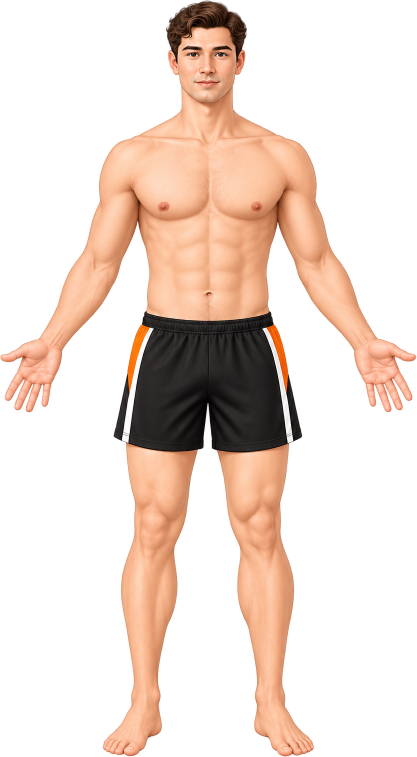
#> input picture images/body_log_male.png, 833 x 1513 px (shown at 1/2 size); its folder holds 4 pictures in this run
$ python clothes_mask.py ../images/body_log_female.png
#> lines starting #> are read from the running program, lines starting #| are printed output that depends on the picture; after the words box and inside, x2 and y2 are one past the last pixel; in counts of white or black regions, pixels touching at a corner belong together
"""Builds the outfit-colour layers in images/clothes/ from the body pictures.

Run from the project root after changing a body picture:

    python tool/clothes_mask.py [--preview DIR]

Needs Pillow, numpy and scipy. For each picture it finds the dark fabric of
the shorts and top (plus the orange top on the dark-skinned woman), and
writes a same-size PNG holding only that fabric as grey shading. The app
draws it over the picture tinted with the chosen outfit colour
(BlendMode.modulate), so folds and highlights survive the recolour. The
orange and white trim is left alone.
"""

import os
import sys

import numpy as np
from PIL import Image
from scipy import ndimage

ROOT = os.path.dirname(os.path.dirname(os.path.abspath(__file__)))

# Picture -> recolour the orange top too.
PICTURES = {
    'body_log_male': False,
    'body_log_female': False,
    'body_log_male_brown_skin': False,
    'body_log_female_brown_skin': False,
    'body_log_male_dark_skin': False,
    'body_log_female_dark_skin': True,
}


def smoothstep(e0, e1, x):
    t = np.clip((x - e0) / (e1 - e0), 0, 1)
    return t * t * (3 - 2 * t)


def build(name, orange_top):
#> called with name = 'body_log_male', orange_top = False
    im = np.asarray(Image.open(os.path.join(ROOT, 'images', name + '.png')).convert('RGBA')).astype(np.float32) / 255
    rgb, a = im[:, :, :3], im[:, :, 3]
    h, w = a.shape
#> h = 1513; w = 833
    mx, mn = rgb.max(axis=2), rgb.min(axis=2)
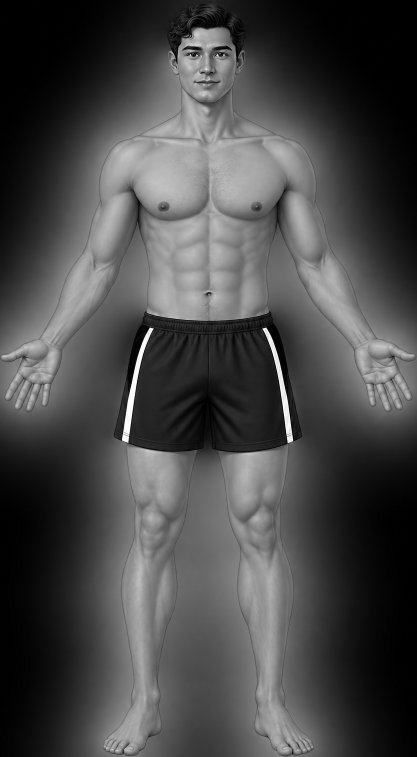
#> mn: shape (1513, 833) float32 (shown at 1/2 size); min 0, max 1, mean 0.282
    sat = np.where(mx > 0, (mx - mn) / np.maximum(mx, 1e-6), 0)
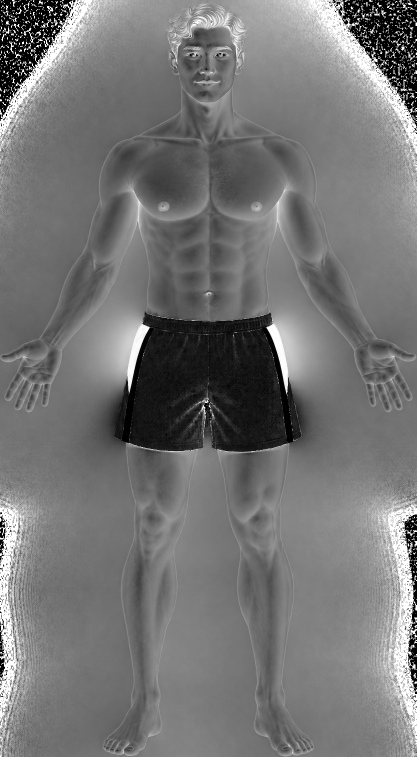
#> sat: shape (1513, 833) float32 (shown at 1/2 size); min 0, max 1, mean 0.459
    lum = rgb @ np.array([0.299, 0.587, 0.114], dtype=np.float32)
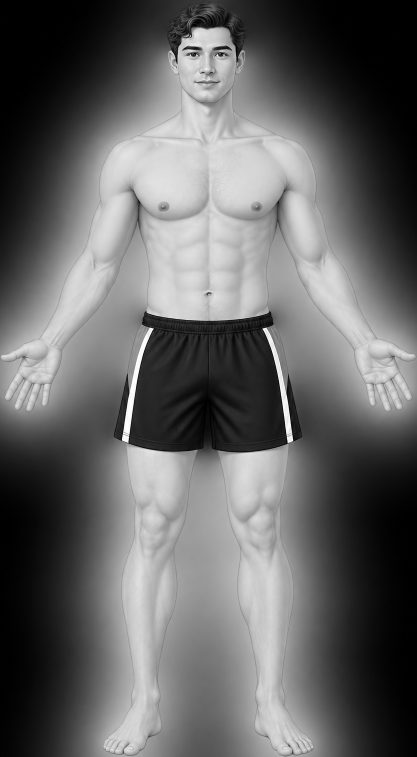
#> lum: shape (1513, 833) float32 (shown at 1/2 size); min 0, max 1, mean 0.396

    # Dark, colourless fabric. Soft edge so the tint blends into the trim.
    dark = smoothstep(0.42, 0.30, mx) * smoothstep(0.55, 0.35, sat) * a
#> call 2 of smoothstep, with e0 = 0.55, e1 = 0.35
#> in smoothstep (call 2), `return t * t * (3 - 2 * t)`:
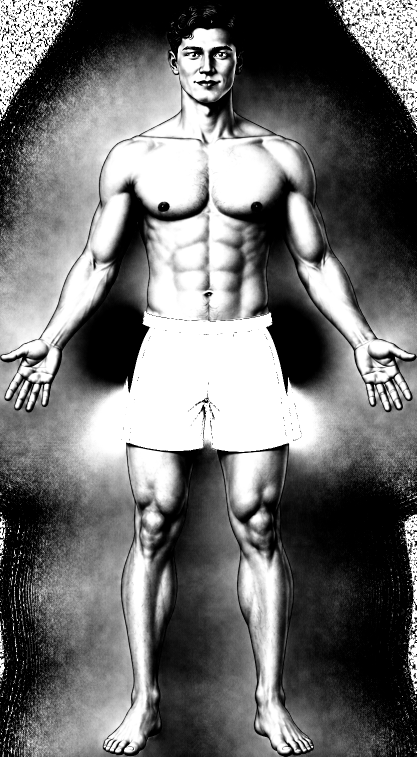
#> returned value: shape (1513, 833) float32 (shown at 1/2 size); min 0, max 1, mean 0.438
    # Orange fabric (only where asked): strongly saturated orange-red hue.
    # Seeds are the vivid orange of the top (skin is far less saturated);
    # the top is the biggest such blob, filled and widened to its darker,
    # shaded edges.
    orange = np.zeros_like(a)
    if orange_top:
        seed = (sat > 0.85) & (mx > 0.6) & (rgb[:, :, 1] > 0.2 * mx) & (rgb[:, :, 2] < 0.15)
        lab, n = ndimage.label(ndimage.binary_opening(seed, iterations=2))
        if n:
            sizes = ndimage.sum(seed, lab, range(1, n + 1))
            top_blob = ndimage.binary_fill_holes(lab == 1 + int(np.argmax(sizes)))
            near = ndimage.binary_dilation(top_blob, iterations=6)
            loose = (sat > 0.75) & (rgb[:, :, 2] < 0.2 * np.maximum(mx, 1e-6) + 0.05)
            orange = ((top_blob | (near & loose)).astype(np.float32)) * a

    # Keep only big blobs in the clothing band (drops hair, eyes, shadows).
    core = (dark > 0.5) | (orange > 0.5)
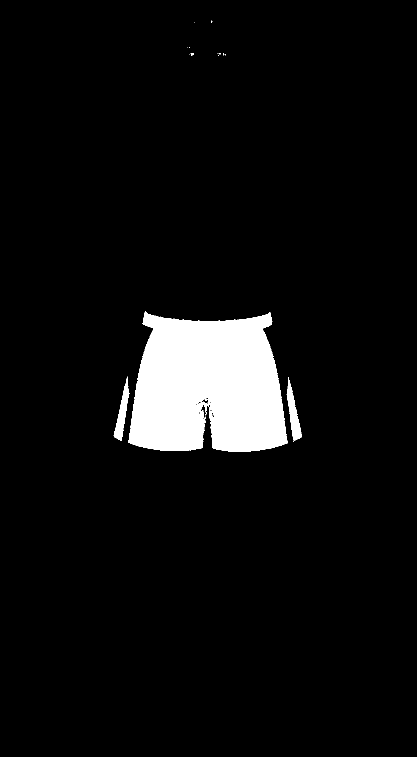
#> core: shape (1513, 833) bool (shown at 1/2 size); 5.9% white; 20 white regions (16 under 20 px), largest, box (x1, y1, x2, y2) and area: (257, 623, 575, 904) 71601, (573, 755, 604, 883) 1587, (227, 753, 259, 882) 1515, (381, 106, 388, 112) 20
    core = ndimage.binary_opening(core, iterations=1)
#> core: shape (1513, 833) bool; 5.9% white; 4 white regions (1 under 20 px), largest, box (x1, y1, x2, y2) and area: (257, 623, 575, 904) 71458, (574, 759, 604, 880) 1552, (227, 760, 259, 881) 1497
    labels, n = ndimage.label(core)
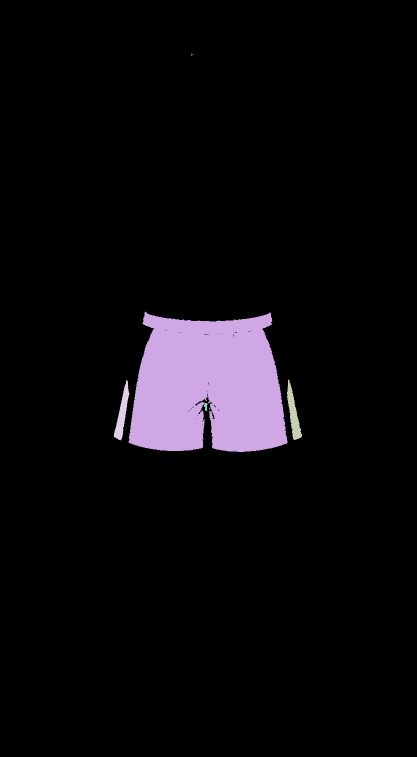
#> labels: shape (1513, 833) int32 (shown at 1/2 size); 7 distinct labels, from 0 to 6; one colour per label, 0 black
#> n = 6
    keep = np.zeros(n + 1, bool)
    ys = np.arange(h)[:, None].repeat(w, 1)
    for i, sl in enumerate(ndimage.find_objects(labels), start=1):
        size = (labels[sl] == i).sum()
        cy = ys[sl][labels[sl] == i].mean() / h
        top = sl[0].start / h
        if size > h * w * 0.0015 and 0.2 < cy < 0.75 and top > 0.17:
            keep[i] = True
#> this loop made 6 passes
#> (size, cy, top) on passes 1 to 6: (12, 0.072, 0.0707), (71377, 0.511, 0.412), (1552, 0.547, 0.502), (1497, 0.547, 0.502), (70, 0.537, 0.533), (11, 0.54, 0.539)
#> after the loop, keep = [False, False, True, False, False, False, False]
    region = keep[labels]
#> region: shape (1513, 833) bool; 5.7% white; 1 white region, box (x1, y1, x2, y2) and area: (257, 623, 575, 904) 71377
    region = ndimage.binary_dilation(region, iterations=3)
#> region: shape (1513, 833) bool; 6% white; 1 white region, box (x1, y1, x2, y2) and area: (254, 620, 578, 907) 75498
    alpha = np.maximum(dark, orange) * region
    # Orange trim on non-orange-top pictures stays; for the orange top,
    # keep its own trim (dark band) as fabric too.

    # Shading: black fabric is very dark, so stretch its lightness into a
    # usable range; orange fabric uses its own lightness.
    shade = np.where(orange > 0.5, 0.35 + 0.5 * lum, 0.42 + 2.2 * lum)
    shade = np.clip(shade, 0, 1)
    out = np.zeros((h, w, 4), np.float32)
    out[:, :, :3] = shade[:, :, None]
    out[:, :, 3] = alpha
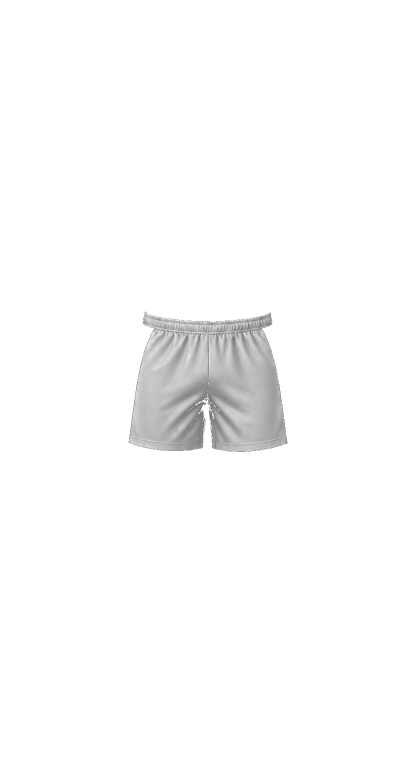
#> out: shape (1513, 833, 4) float32 (shown at 1/2 size); mean of channels 0, 1, 2, 3 0.848, 0.848, 0.848, 0.0563; transparent parts drawn white
    return (out * 255 + 0.5).astype(np.uint8)
#> returned value: shape (1513, 833, 4)


def main():
    preview = sys.argv[sys.argv.index('--preview') + 1] if '--preview' in sys.argv else None
    os.makedirs(os.path.join(ROOT, 'images', 'clothes'), exist_ok=True)
    for name, orange_top in PICTURES.items():
        layer = build(name, orange_top)
        Image.fromarray(layer, 'RGBA').save(os.path.join(ROOT, 'images', 'clothes', name + '.png'), optimize=True)
        if preview:
            base = Image.open(os.path.join(ROOT, 'images', name + '.png')).convert('RGBA')
            tiles = [base]
            for c in [(0x1E, 0x3A, 0x8A), (0xC0, 0x1F, 0x2E), (0x1F, 0x7A, 0x4D), (0xE0, 0x4E, 0x9A)]:
                f = layer.astype(np.float32) / 255
                tinted = f.copy()
                tinted[:, :, :3] *= np.array(c, np.float32) / 255
                im = base.copy()
                im.alpha_composite(Image.fromarray((tinted * 255).astype(np.uint8), 'RGBA'))
                tiles.append(im)
            H = 600
            tiles = [t.resize((int(t.width * H / t.height), H)) for t in tiles]
            sheet = Image.new('RGBA', (sum(t.width for t in tiles), H), (255, 255, 255, 255))
            x = 0
            for t in tiles:
                sheet.alpha_composite(t, (x, 0))
                x += t.width
            sheet.save(os.path.join(preview, name + '.png'))
#> pass 2 of the loop in main, `for name, orange_top in PICTURES.items():`:
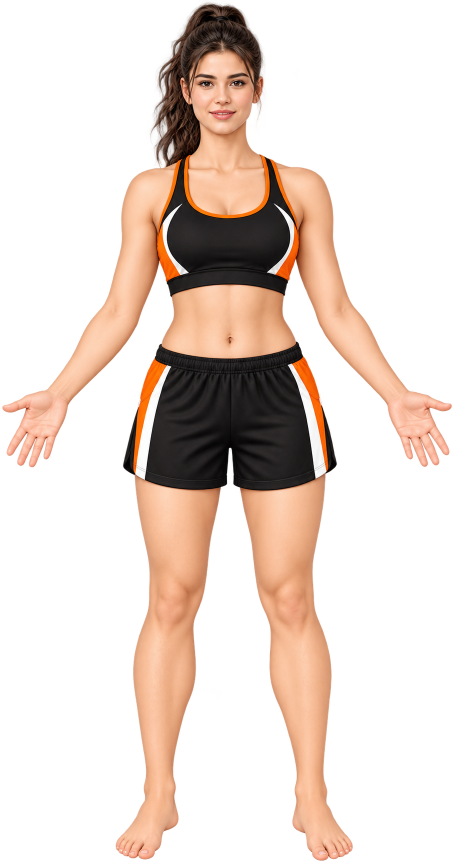
#> input picture images/body_log_female.png, 908 x 1732 px (shown at 1/2 size)
#> im: shape (1732, 908, 4) float32
#> rgb: shape (1732, 908, 3) float32
#> a: shape (1732, 908) float32
#> mx: shape (1732, 908) float32
#> mn: shape (1732, 908) float32
#> sat: shape (1732, 908) float32
#> lum: shape (1732, 908) float32
#> t: shape (1732, 908) float32
#> dark: shape (1732, 908) float32
#> in build (call 2), `labels, n = ndimage.label(core)`:
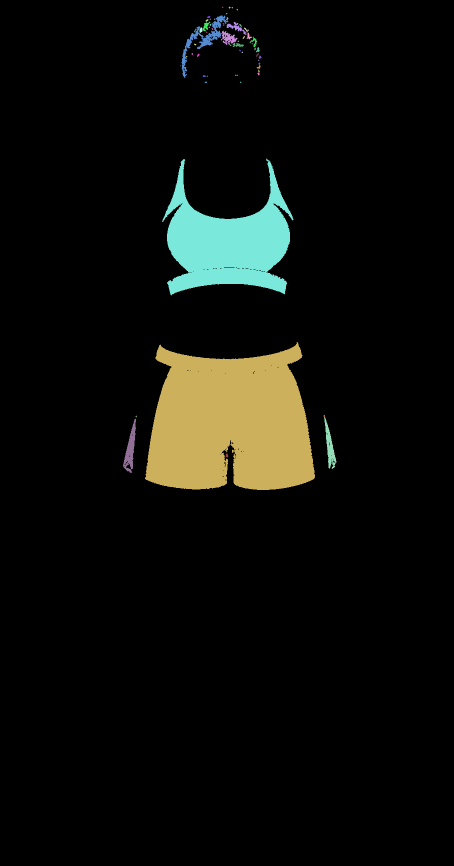
#> labels: shape (1732, 908) int32 (shown at 1/2 size); 62 distinct labels, from 0 to 61; one colour per label, 0 black
#> n = 61
#> the loop in build (call 2), `for i, sl in enumerate(ndimage.find_objects(labels), start=1):` made 61 passes
#> (size, cy, top) on passes 1 to 8: (5, 0.00808, 0.00751), (10, 0.00849, 0.00751), (5, 0.00866, 0.00808), (5, 0.011, 0.0104), (5, 0.0156, 0.015), (1893, 0.0455, 0.0179), (19, 0.0194, 0.0185), (16, 0.0212, 0.0196)
#> alpha: shape (1732, 908) float32
#> in build (call 2), `out[:, :, 3] = alpha`:
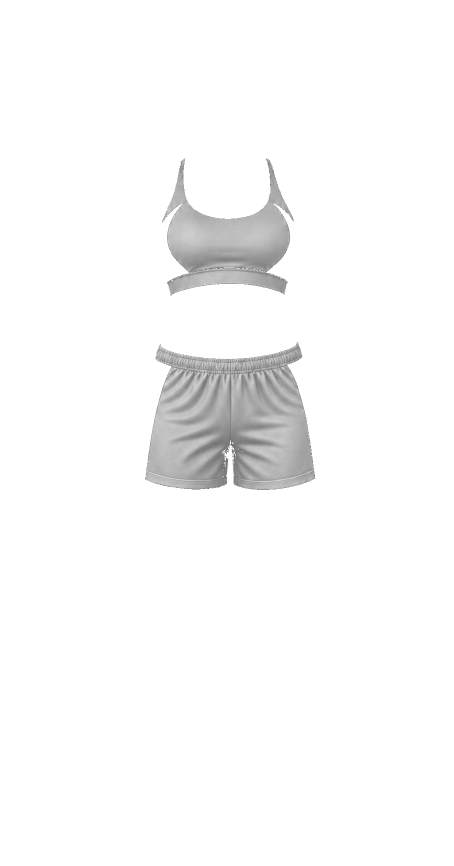
#> out: shape (1732, 908, 4) float32 (shown at 1/2 size); mean of channels 0, 1, 2, 3 0.59, 0.59, 0.59, 0.0726; transparent parts drawn white
    print('wrote', len(PICTURES), 'layers')


if __name__ == '__main__':
#> (the run stopped early here; a loop or call above may not have finished)
